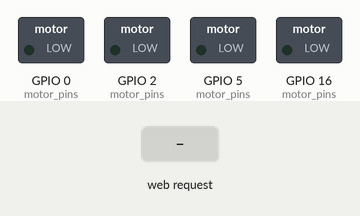
This sketch was run on a simulated ESP8266 (NodeMCU). Shown: switched loads named in the sketch (green lamp = pin HIGH). The test bench sets the inputs (shaded band). WiFi joins after 1.5 s; servers stay silent unless stated; what the sketch prints to the serial monitor is not drawn.

Above: at 2.7 s.
2.8 s: HTTP request GET /forwards received
At 3.2 s:
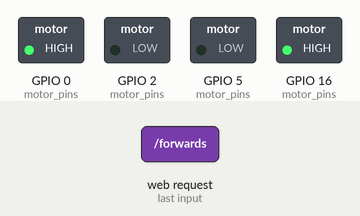
4.3 s: HTTP request GET /backwards received
At 5.5 s:
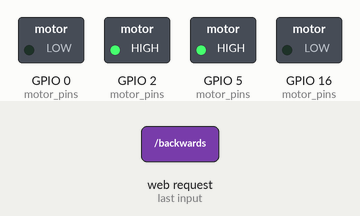
5.8 s: HTTP request GET /left received
At 6.7 s:
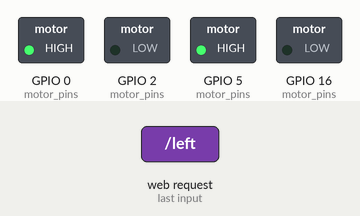
7.3 s: HTTP request GET /right received
At 7.8 s:
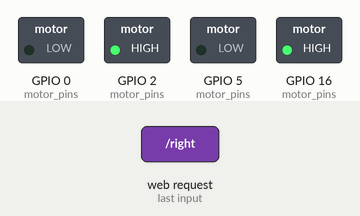
Timing chart, 0 to 9.8 s (numbered marks = the images above; inputs shaded):
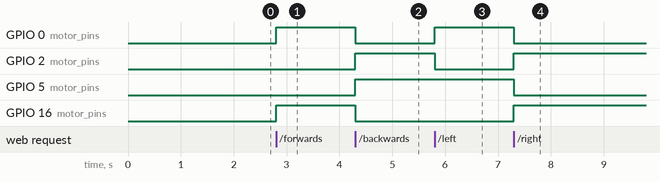

Measured:
- after the input at 2.8 s, GPIO 0 (motor_pins), GPIO 16 (motor_pins): LOW → HIGH at once
- after the input at 4.3 s, GPIO 0 (motor_pins), GPIO 16 (motor_pins): HIGH → LOW at once; GPIO 2 (motor_pins), GPIO 5 (motor_pins): LOW → HIGH at once
- after the input at 5.8 s, GPIO 0 (motor_pins): LOW → HIGH at once; GPIO 2 (motor_pins): HIGH → LOW at once
- after the input at 7.3 s, GPIO 0 (motor_pins), GPIO 5 (motor_pins): HIGH → LOW at once; GPIO 2 (motor_pins), GPIO 16 (motor_pins): LOW → HIGH at once

The sketch:

inteface.ino
```cpp
#include <ESP8266WiFi.h>
#include <WiFiClient.h>
#include <ESP8266WebServer.h>
#include "index.h"
const int motor_pins[2][2] = {{16, 5}, {0, 2}};
const char* ssid = "Robot";
const char* password = "pass1234";

ESP8266WebServer server(80);

void setup() {
  Serial.begin(115200);
  WiFi.mode(WIFI_STA);
  WiFi.begin(ssid, password);
  Serial.print("Connecting");
  while(WiFi.status() != WL_CONNECTED) {
    delay(500);
    Serial.print(".");
  }
  Serial.println("Server IP address: ");
  Serial.println(WiFi.localIP());
  server.begin();
  Serial.println("HTTP server started.");
  Serial.println("--------------------------------------------------------");
  server.begin();
  server.on("/forwards", forwards);
  server.on("/backwards", backwards);
  server.on("/left", left);
  server.on("/right", right);
  server.on("/stop", STOP);
  server.on("/", start_page);
  //motor setup
  pinMode(motor_pins[0][0], OUTPUT);
  pinMode(motor_pins[0][1], OUTPUT);
  pinMode(motor_pins[1][0], OUTPUT);
  pinMode(motor_pins[1][1], OUTPUT);
  //reset pins
  digitalWrite(motor_pins[0][0], 0);
  digitalWrite(motor_pins[0][1], 0);
  digitalWrite(motor_pins[1][0], 0);
  digitalWrite(motor_pins[1][1], 0);
}

void loop() {
  server.handleClient();
}

void start_page() {
  server.send(200, "text/html", html_code);
}

void respond() {
  server.send(200, "text/plain", "OK");
}

void forwards() {
  Serial.println("---------Forwards-----------");
  respond();
  digitalWrite(motor_pins[0][0], 1);
  digitalWrite(motor_pins[0][1], 0);
  digitalWrite(motor_pins[1][0], 1);
  digitalWrite(motor_pins[1][1], 0);
  Serial.println("---------------------------");
}

void backwards() {
  Serial.println("---------Backwards-----------");
  respond();
  digitalWrite(motor_pins[0][0], 0);
  digitalWrite(motor_pins[0][1], 1);
  digitalWrite(motor_pins[1][0], 0);
  digitalWrite(motor_pins[1][1], 1);
  Serial.println("---------------------------");
}

void left() {
  Serial.println("---------Left-----------");
  respond();
  digitalWrite(motor_pins[0][0], 0);
  digitalWrite(motor_pins[0][1], 1);
  digitalWrite(motor_pins[1][0], 1);
  digitalWrite(motor_pins[1][1], 0);
  Serial.println("---------------------------");
}

void right() {
  Serial.println("---------Right-----------");
  respond();
  digitalWrite(motor_pins[0][0], 1);
  digitalWrite(motor_pins[0][1], 0);
  digitalWrite(motor_pins[1][0], 0);
  digitalWrite(motor_pins[1][1], 1);
  Serial.println("---------------------------");
}

void STOP() {
  Serial.println("---------STOP-----------");
  respond();
  digitalWrite(motor_pins[0][0], 0);
  digitalWrite(motor_pins[0][1], 0);
  digitalWrite(motor_pins[1][0], 0);
  digitalWrite(motor_pins[1][1], 0);
  Serial.println("---------------------------");
}
```

index.h
```cpp
const char html_code[] PROGMEM = R"=====(
<!DOCTYPE html>
<html lang='en' dir='ltr'>
  <head>
    <meta charset='utf-8'>
    <title>Controller</title>
    <style type='text/css'>
      body { display: flex; justify-content: center; align-items: center; height: 100%; }
      #W, #S, #A, #D, #stop { -webkit-user-select: none; background-color: #000000; padding: 1em 1.5em; text-decoration: none; text-transform: uppercase; color: #ffffff; position: absolute; border: none; }
      #W { top: 0; }
      #S { bottom: 0; }
      #A { left: 0; top: 50%; }
      #D { right: 0; top: 50%; }
      #stop { background-color: #ff0000; top: 50%; }
    </style>
  </head>
  <body>
    <script type='text/javascript'>
      let data = '', data_prev = '';
      let ids = ['W', 'S', 'stop', 'A', 'D'];
      let labels = ['forwards', 'backwards', 'stop', 'left', 'right'];
      function onTouchscreen() {
        try {
          document.createEvent('TouchEvent');
          return true;
        } catch (e) {
          return false;
        }
      }
      function transmit(content) {
        let server = new XMLHttpRequest();
        server.open('POST', `${location.href}${content}`, true);
        server.setRequestHeader('Content-Type', 'application/text');
        server.send();
      }
      for(let i = 0; i < ids.length; i++) {
        let button = document.createElement('button');
        document.body.appendChild(button);
        button.id = ids[i];
        button.innerHTML = labels[i];
        if(onTouchscreen()) {
          button.ontouchstart = () => transmit(labels[i]);
          button.ontouchend = () => transmit('stop');
        } else {
          button.onmousedown = () => transmit(labels[i]);
          button.onmouseup = () => transmit('stop');
        }
      }
      document.addEventListener('keydown', (key) => {
        switch(key.keyCode) {
          case 87: data = 'forwards'; break;
          case 83: data = 'backwards'; break;
          case 65: data = 'left'; break;
          case 68: data = 'right'; break;
          case 32: data = 'stop'; break;
        }
        if(data_prev != data && data != '') transmit(data); data_prev = data;
      });
      document.addEventListener('keyup', (key) => {
        let k = key.keyCode;
        if(k == 87 || k == 83 || k == 65 || k == 68) transmit('stop');
        data_prev = '';
      });
    </script>
  </body>
</html>
)=====";
```
